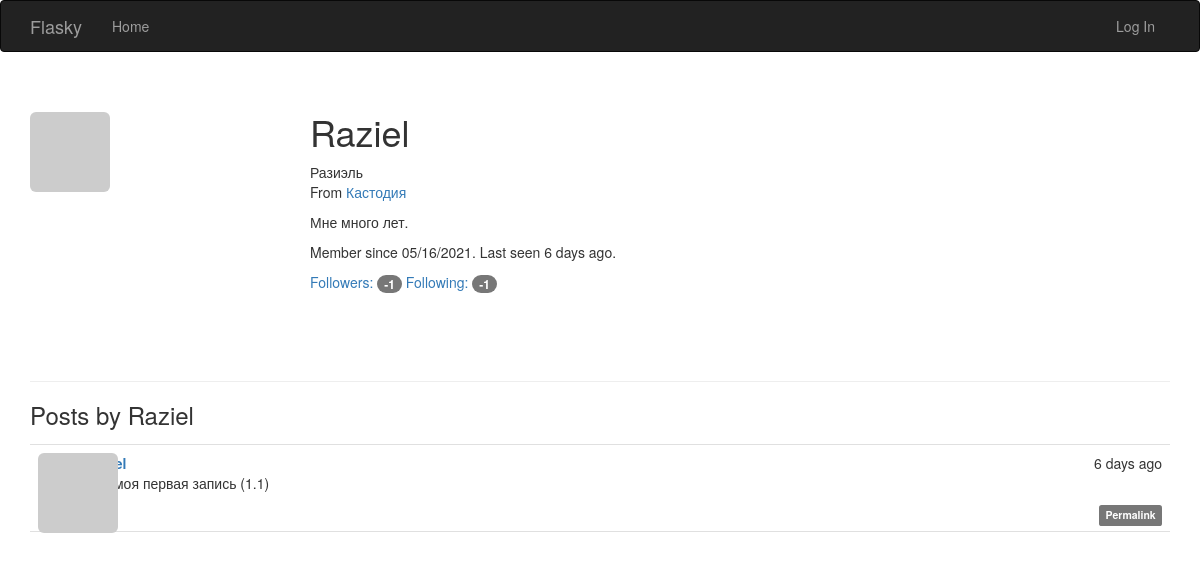
Page /user/Raziel on the earlier database version.
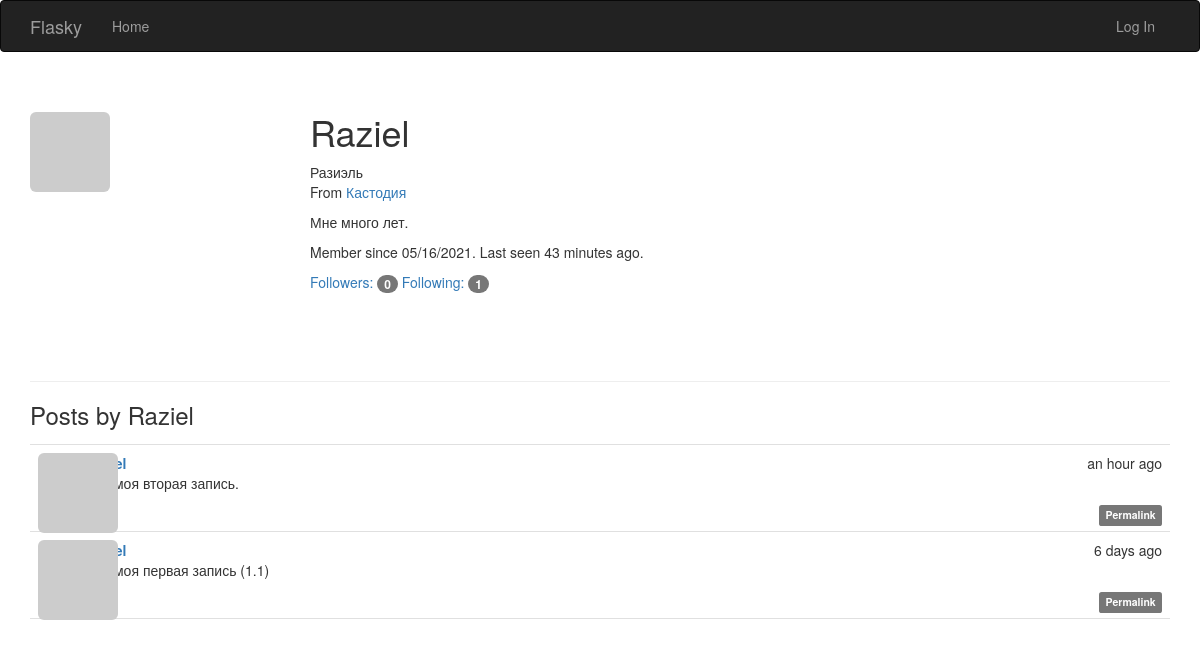
Same page on the later database version.
### app/models.py (models this page shows, shortened)
class User(UserMixin, db.Model):
    __tablename__ = 'users'
    id = db.Column(db.Integer, primary_key=True)
    email = db.Column(db.String(64), unique=True, index=True)
    username = db.Column(db.String(64), unique=True, index=True)
    password_hash = db.Column(db.String(128))
    role_id = db.Column(db.Integer, db.ForeignKey('roles.id'))
    confirmed = db.Column(db.Boolean, default=False)
    name = db.Column(db.String(64))
    location = db.Column(db.String(64))
    about_me = db.Column(db.Text())
    member_since = db.Column(db.DateTime(), default=datetime.utcnow)
    last_seen = db.Column(db.DateTime(), default=datetime.utcnow)
    avatar_hash = db.Column(db.String(32))
    posts = db.relationship('Post', backref='author', lazy='dynamic')
    followed = db.relationship('Follow',
                               foreign_keys=[Follow.follower_id],
                               backref=db.backref('follower', lazy='joined'),
                               lazy='dynamic',
                               cascade='all, delete-orphan')
    followers = db.relationship('Follow',
                                foreign_keys=[Follow.followed_id],
                                backref=db.backref('followed', lazy='joined'),
                                lazy='dynamic',
                                cascade='all, delete-orphan')
    @property
    def password(self):
        raise AttributeError('password is not a readable attribute')
    def gravatar_hash(self):
        return hashlib.md5(self.email.lower().encode('utf-8')).hexdigest()
    def gravatar(self, size=100, default='identicon', rating='g'):
        url = 'https://secure.gravatar.com/avatar'
        hash = self.avatar_hash or self.gravatar_hash()
        return '{url}/{hash}?s={size}&d={default}&r={rating}'.format(
            url=url, hash=hash, size=size, default=default, rating=rating)

class Post(db.Model):
    __tablename__ = 'posts'
    id = db.Column(db.Integer, primary_key=True)
    body = db.Column(db.Text)
    body_html = db.Column(db.Text)
    timestamp = db.Column(db.DateTime, index=True, default=datetime.utcnow)
    author_id = db.Column(db.Integer, db.ForeignKey('users.id'))

### app/main/views.py (the view)
@main.route('/user/<username>')
def user(username):
    user = User.query.filter_by(username=username).first()
    if user is None:
        abort(404)
    posts = user.posts.order_by(Post.timestamp.desc()).all()
    return render_template('user.html', user=user, posts=posts)

### app/auth/views.py (called while the page is built)
@auth.before_app_request
def before_request():
    if current_user.is_authenticated:
        current_user.ping()
        if not current_user.confirmed \
                and request.endpoint \
                and request.blueprint != 'auth' \
                and request.endpoint != 'static':
            return redirect(url_for('auth.unconfirmed'))

@auth.before_app_request
def before_request():
    if current_user.is_authenticated \
            and not current_user.confirmed \
            and request.blueprint != 'auth' \
            and request.endpoint != 'static':
        return redirect(url_for('auth.unconfirmed'))

### app/main/__init__.py (called while the page is built)
@main.app_context_processor
def inject_permissions():
    return dict(Permission=Permission)

### app/models.py (called while the page is built)
    def can(self, permissions):
        return False

    def is_administrator(self):
        return False

### app/templates/user.html (shortened to what this page needs)
{% extends "base.html" %}
{% block page_content %}
<div class="page-header">
    <img class="img-rounded profile-thumbnail" src="{{ user.gravatar(size=256) }}">
    <div class="profile-header">
        <h1>{{ user.username }}</h1>
        {% if user.name or user.location %}
        <p>
            {% if user.name %}{{ user.name }}<br>{% endif %}
            {% if user.location %}
                From <a href="http://maps.google.com/?q={{ user.location }}">
                    {{ user.location }}
                </a><br>
            {% endif %}
        </p>
        {% endif %}
        {% if user.about_me %}<p>{{ user.about_me }}</p>{% endif %}
        <p>
            Member since {{ moment(user.member_since).format('L') }}.
            Last seen {{ moment(user.last_seen).fromNow() }}.
        </p>
        <p>
            <a href="{{ url_for('.followers', username=user.username) }}">Followers: <span class="badge">{{ user.followers.count() - 1 }}</span></a>
            <a href="{{ url_for('.followed_by', username=user.username) }}">Following: <span class="badge">{{ user.followed.count() - 1 }}</span></a>
        </p>
    </div>
</div>
<h3>Posts by {{ user.username }}</h3>
{% include '_posts.html' %}
{% endblock %}

### app/templates/base.html (shortened to what this page needs)
{% extends "bootstrap/base.html" %}
{% block head %}
{{ super() }}
<link rel="stylesheet" type="text/css" href="{{ url_for('static', filename='styles.css') }}">
{% endblock %}
{% block navbar %}
<div class="navbar navbar-inverse" role="navigation">
	<div class="container">
		<div class="navbar-header">
			<a class="navbar-brand" href="/">Flasky</a>
		</div>
		<div class="navbar-collapse collapse">
			<ul class="nav navbar-nav">
				<li>
					<a href="/">Home</a>
				</li>
			</ul>
			<ul class="nav navbar-nav navbar-right">
    {% if current_user.is_authenticated %}
    <li><a href="{{ url_for('auth.logout') }}">Log Out</a></li>
    {% else %}
    <li><a href="{{ url_for('auth.login') }}">Log In</a></li>
    {% endif %}
			</ul>
		</div>
	</div>
</div>
{% endblock %}
{% block content %}
<div class="container">
    {% block page_content %}{% endblock %}
</div>
{% endblock %}

### app/templates/_posts.html (shortened to what this page needs)
<ul class="posts">
    {% for post in posts %}
    <li class="post">
        <div class="post-thumbnail">
            <a href="{{ url_for('.user', username=post.author.username) }}">
                <img class="img-rounded profile-thumbnail" src="{{ post.author.gravatar(size=40) }}">
            </a>
        </div>
        <div class="post-content">
            <div class="post-date">{{ moment(post.timestamp).fromNow() }}</div>
            <div class="post-author"><a href="{{ url_for('.user', username=post.author.username) }}">{{ post.author.username }}</a></div>
            <div class="post-body">
                {% if post.body_html %}
                    {{ post.body_html | safe }}
                {% else %}
                    {{ post.body }}
                {% endif %}
            </div>
            <div class="post-footer">
                <a href="{{ url_for('.post', id=post.id) }}">
                    <span class="label label-default">Permalink</span>
                </a>
            </div>
        </div>
    </li>
    {% endfor %}
</ul>

### app/static/styles.css (style rules this page uses)
.profile-thumbnail { position: absolute; }
.profile-header { min-height: 260px; margin-left: 280px; }
ul.posts { list-style-type: none; padding: 0px; margin: 16px 0px 0px 0px; border-top: 1px solid #e0e0e0; }
ul.posts li.post { padding: 8px; border-bottom: 1px solid #e0e0e0; }
div.post-date { float: right; }
div.post-author { font-weight: bold; }
div.post-thumbnail { position: absolute; }
div.post-content { margin-left: 48px; min-height: 48px; }
div.post-footer { text-align: right; }

Differences in the rows shown:
changed User "Raziel": last_seen "6 days ago" → "43 minutes ago"
added Post: timestamp "an hour ago", body_html "Это моя вторая запись."
Other differences:
{{ user.followers.count() - 1 }}: "-1" → "0"
{{ user.followed.count() - 1 }}: "-1" → "1"
